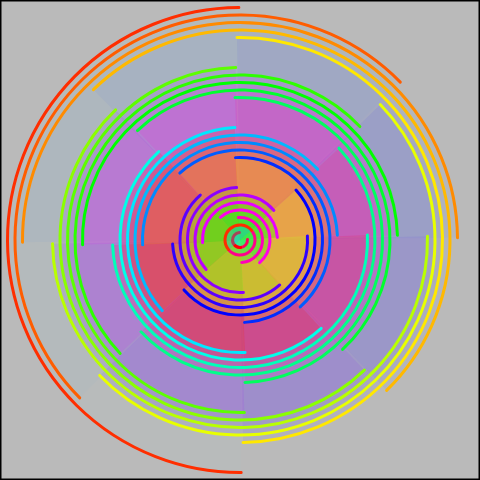
Frame 1 (no input)
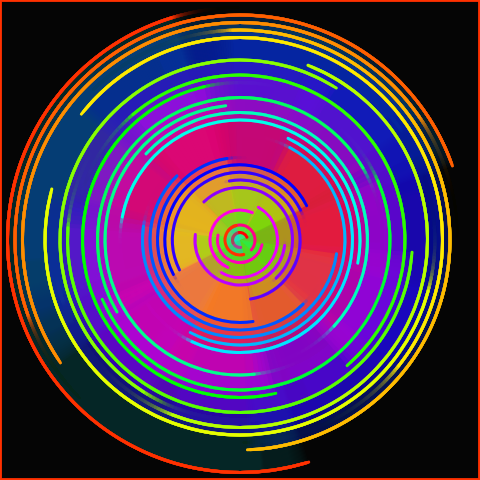
Frame 60 (no input)
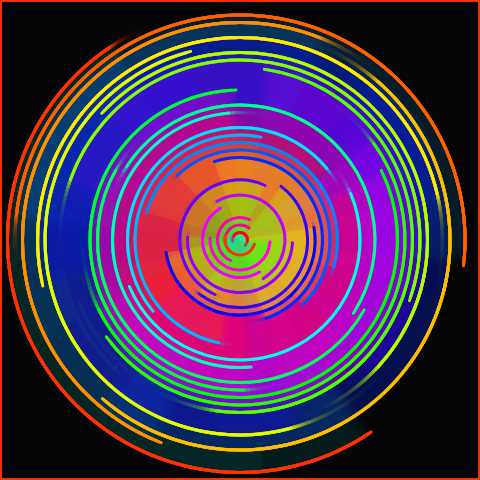
Frame 120 (the mouse pressed at the canvas centre since frame 60)

The p5.js sketch that drew these frames (run headless with seeded random() and noise() and a simulated clock; from frame 60 on, the mouse is pressed at the canvas centre):

// p5.js sketch
// ── sketch.js
// https://editor.p5js.org/jht9629-nyu/sketches/_TYEtAvfA
// matt-parker-10_30-ColorWheel
// https://github.com/madparker/-p5t/blob/main/%23p5t/ArtSketch/10_30_2020/ColorWheel/ColorWheel.pde
// #p5t/ArtSketch/10_30_2020/ColorWheel/ColorWheel.pde

let f = 0;
let a, h = 1, i, n = 480;

function setup() {
  createCanvas(480, 480); // frame.setSize(480, 480) in draw()
  background(204); // Processing default background
}

function draw() {
  strokeWeight(3);
  colorMode(HSB, 99);
  f += 0.0025;
  fill(0, 9);
  square((i = 0), 0, n);
  for (; i++ < 34; ) {
    a = i + 1;
    h = i % 2 < 1 ? 1 : -1;
    fill(((f + i * 3 + 50) % 99) % 99, 99, 99, i);
    stroke((f + i * 3) % 99, 99, 99);
    arc(240, 240, n - i * 15, 480 - i * 15, h * a * f + (a * PI) / 4, h * a * f + PI + (a * PI) / 4);
  }
}
//#p5t

// ---- Original Processing source: #p5t/ArtSketch/10_30_2020/ColorWheel/ColorWheel.pde
/*
float f;int a,h=1,i,n=480;
void draw(){frame.setSize(n,n);strokeWeight(3);colorMode(3,99);f+=.0025;fill(0,9);square(i=0,0,n);for(;i++<34;){a=i+1;h=i%2<1?1:-1;fill((f+i*3+50)%99%99,99,99,i);stroke((f+i*3)%99,99,99);arc(240,240,n-i*15,480-i*15,h*a*f+a*PI/4,h*a*f+PI+a*PI/4);}}//#p5t
*/
